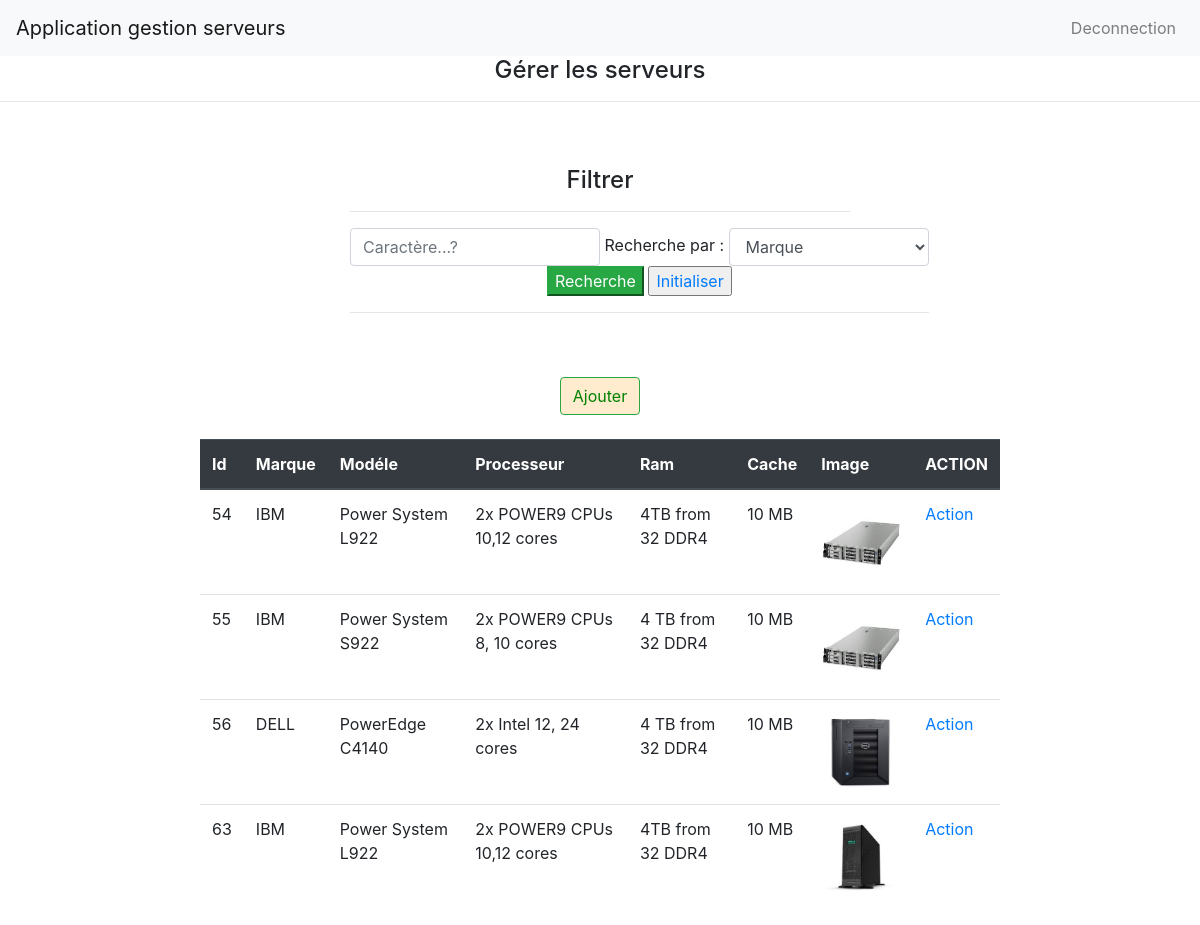
Page /indexAdmin.php (signed in) on the committed database.
### tables this page shows
CREATE TABLE IF NOT EXISTS `serveurs` (
  `ids` int(11) NOT NULL AUTO_INCREMENT,
  `marque` varchar(80) NOT NULL,
  `modele` varchar(80) NOT NULL,
  `micro` varchar(60) NOT NULL,
  `ram` varchar(60) DEFAULT NULL,
  `cache` varchar(60) NOT NULL,
  `image` varchar(255) DEFAULT NULL,
  PRIMARY KEY (`ids`)
);

### user.php (the view, shortened to what this page needs)
<?php
class User extends mysqli{
	  public function getTable(){
        $sql ="select * from serveurs";
        $res = $this->query($sql);
        $table = "<table class='table'>"
                . "<thead class='thead-dark'>";
        $table .="<tr>"
                . "</th>"
                    . "<th>Id</th>"
                    . "<th>Marque</th>"
                    . "<th>Modéle</th>"
                    . "<th>Processeur</th>"
                    . "<th>Ram</th>"
                    . "<th>Cache</th>"
                    . "<th>Image</th>"
                    . "<th>ACTION</th>"
                . "</tr></thead><tbody>";
        while($file = mysqli_fetch_assoc($res)){
            $table .= "<tr>"
                        . "<td>".$file["ids"]."</td>"
                        . "<td>".$file["marque"]."</td>"
                        . "<td>".$file["modele"]."</td>"
                        . "<td>".$file["micro"]."</td>"
                        . "<td>".$file["ram"]."</td>"
                        . "<td>".$file["cache"]."</td>"
                        . "<td><img src='images/".($file["image"])."' width=80 height=80></td>"
                        . "<td><a onClick=rendreVisible('divFiche')  href=\"javascript:getElem('".$file["ids"]."','".$file["marque"]."','".$file["modele"]."','".$file["micro"]."','".$file["ram"]."','".$file["cache"]."','".$file["image"]."')\">Action</a>
                    </td>"
                    . "</tr>";
        }
        $table .="</tbody></table>";
        return $table;
    }
}
?>

### includes/header.php (shortened to what this page needs)
<?php
$current_url=$_SERVER['SERVER_NAME'].''.$_SERVER['REQUEST_URI'];
include("./user.php");
?>
<!DOCTYPE html>
<html lang="en">
<head>
    <link rel="stylesheet" href="https://stackpath.bootstrapcdn.com/bootstrap/4.4.1/css/bootstrap.min.css"
>
</head>
<body>
<?php
if(strpos($current_url,"activate.php")===false){
    include("includes/nav.php");
}
?>

### includes/nav.php (shortened to what this page needs)
<nav class="navbar navbar-expand-lg navbar-light bg-light">
        <a class="navbar-brand" href="#">Application gestion serveurs </a>
        <div class="collapse navbar-collapse" id="navbarSupportedContent">
            <ul class=" navbar-nav " style="width:100%">
                <?php
                    if(!isset ($_SESSION['user'])){
                ?>
                <li class="nav-item float-sm-right " style="margin-left:auto;">
                    <a class="nav-link" href="login.php">Connection</a>
                </li>
                <li class="nav-item float-sm-right">
                    <a class="nav-link" href="inscription.php">Inscription</a>
                </li>
                    <?php }else{ ?>
                <li class="nav-item float-sm-right" style="margin-left:auto;">
                    <a class="nav-link float-sm-right" href="logout.php" >Deconnection</a>
                </li>
                <?php } ?>
            </ul>
        </div>
    </nav>

### indexAdmin.php (shortened to what this page needs)
<?php
include("includes/header.php");
$prod = new serveur();
$user=new User();
?>
<!DOCTYPE html>
<html>
<head>
    <link rel="stylesheet" href="bootstrap/css/bootstrap.css">
    <link rel="stylesheet" href="sweetalert/sweetalert2.css">
    <link rel="stylesheet" href="https://stackpath.bootstrapcdn.com/bootstrap/4.3.1/css/bootstrap.min.css">
    <link rel="stylesheet" href="https://stackpath.bootstrapcdn.com/bootstrap/4.3.1/css/bootstrap.min.css">
</head>
<body>
    <div align="center" >
        <h4>Gérer les serveurs</h4><hr>
        <div class="form-group" style="position: relative; margin: auto; width: 500px;">
            <br><br><h4>Filtrer</h4><hr>
            <div class="form-inline" style="position: relative; margin: auto; width: 600px;">
                <form method="POST" action="#" name="busRech">
                    <input type="text" name="txtElem" value="" size="10" placeholder="Caractère...?"
                           class="form-control" style="width: 250px;">
                    Recherche par :
                    <select class="form-control" name="txtChoix" style="width: 200px;">
                        <option value="marque">Marque</option>
                    </select><br>
                    <input type="submit" value="Recherche" name="busRech" class="btn-success"/>
                    <input type="submit" value="Initialiser" name="btnreset" class="btn-link"/>
                    <hr>
                </form>
            </div>
                <br><br>
                <button class="btn btn-success" onClick="rendreVisible('divFiche')" style="color: green; background-color: blanchedalmond;">Ajouter</button>
        </div>
    </div>
<br>
    <div align="center" style="position: relative; margin: auto; width: 800px;">
    <?php
    if(isset($_REQUEST["btnAjouter"])){
        $prod->setMarque($_REQUEST["txtMarque"]);
        $prod->setModele($_REQUEST["txtModele"]);
        $prod->setMicro($_REQUEST["txtProc"]);
        $prod->setRam($_REQUEST["txtRam"]);
        $prod->setCache($_REQUEST["txtCache"]);
        $prod->setImage($_REQUEST["txtImage"]);
        $user->insert($prod);
        echo $user->getTable();
    }elseif(isset($_REQUEST["btnSupp"])){
        $codigo = $_REQUEST["txtId"];
        $user->supprimer($codigo);
        echo $user->getTable();
    }elseif(isset($_REQUEST["busRech"])){
        echo $user->getFiltre($_REQUEST["txtElem"],$_REQUEST["txtChoix"]);
    }else{
         echo $user->getTable();
    }
    ?>
    </div>
</body>
</html>

### rows in the picture
serveurs: ids "54", marque "IBM", modele "Power System L922", micro "2x POWER9 CPUs 10,12 cores", ram "4TB from 32 DDR4", cache "10 MB", image (picture)
serveurs: ids "55", marque "IBM", modele "Power System S922", micro "2x POWER9 CPUs 8, 10 cores", ram "4 TB from 32 DDR4", cache "10 MB", image (picture)
serveurs: ids "56", marque "DELL", modele "PowerEdge C4140", micro "2x Intel 12, 24 cores", ram "4 TB from 32 DDR4", cache "10 MB", image (picture)
serveurs: ids "63", marque "IBM", modele "Power System L922", micro "2x POWER9 CPUs 10,12 cores", ram "4TB from 32 DDR4", cache "10 MB", image (picture)
